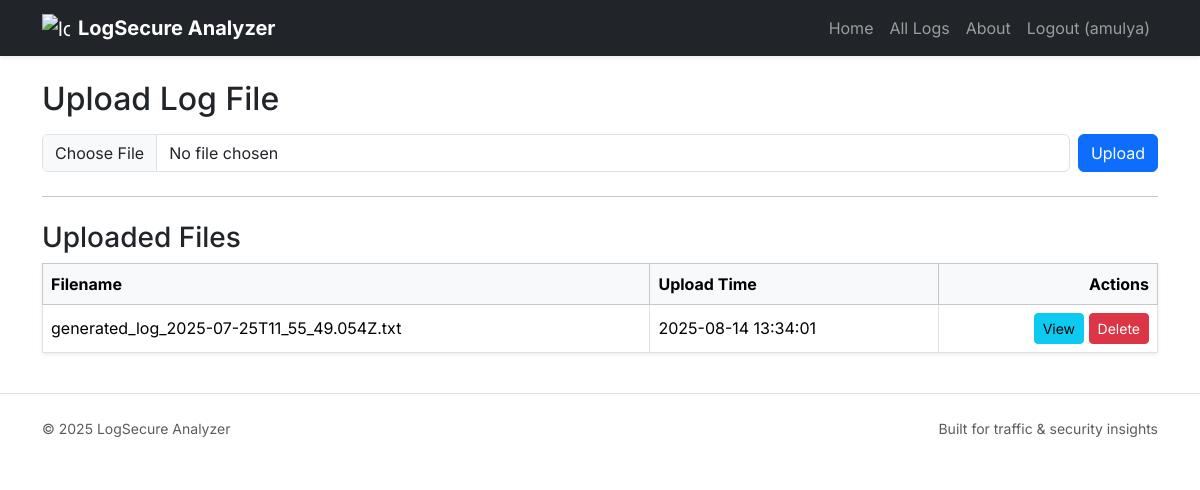
The page / (signed in) on the database its author committed.
### tables this page shows
CREATE TABLE uploads(
        id INTEGER PRIMARY KEY AUTOINCREMENT,
        filename TEXT,
        upload_time TEXT
    , user_id INTEGER DEFAULT NULL);

### main.py (the view, shortened to what this page needs)
@app.route("/", methods=["GET", "POST"])
def index():
    user = current_user()
    if not user:
        return render_template("landing.html", user=None)
    conn = get_db()
    c = conn.cursor()
    c.execute("SELECT id, filename, upload_time FROM uploads WHERE user_id=? ORDER BY id DESC", (user["id"],))
    uploads = c.fetchall()
    conn.close()
    return render_template("index.html", uploads=uploads, user=user)

### main.py (called while the page is built)
def get_db():
    return sqlite3.connect(DB_FILE)

def current_user():
    if "user_id" in session:
        return {"id": session["user_id"], "username": session.get("username")}
    return None

### templates/index.html (shortened to what this page needs)
{% extends "base.html" %}
{% block content %}
<h2 class="mb-3">Upload Log File</h2>
<form method="POST" enctype="multipart/form-data" class="d-flex gap-2 align-items-center">
  <input type="file" name="logfile" required class="form-control">
  <button type="submit" class="btn btn-primary">Upload</button>
</form>
<hr class="my-4">
<h3>Uploaded Files</h3>
<table class="table table-hover table-bordered align-middle shadow-sm">
  <thead class="table-light">
    <tr><th>Filename</th><th>Upload Time</th><th class="text-end">Actions</th></tr>
  </thead>
  <tbody>
  {% for file in uploads %}
    <tr>
      <td>{{ file[1] }}</td>
      <td>{{ file[2] }}</td>
      <td class="text-end">
        <a href="{{ url_for('dashboard', filename=file[1]) }}" class="btn btn-sm btn-info">View</a>
        <a href="{{ url_for('delete_file', filename=file[1]) }}" class="btn btn-sm btn-danger"
           onclick="return confirm('Delete {{ file[1] }}?')">Delete</a>
      </td>
    </tr>
  {% endfor %}
  </tbody>
</table>
{% endblock %}

### static/style.css (style rules this page uses)
:root { --hero-bg: #0f172a; }
body { font-family: 'Inter', sans-serif; background:#f6f7fb; }
.bg-body { background:#f6f7fb; }

### rows shown on the page
uploads: filename "generated_log_2025-07-25T11_55_49.054Z.txt", upload_time "2025-08-14 13:34:01"

### other values the page prints
{{ user.username }} "amulya"
{{ 2025 }} "2025"
